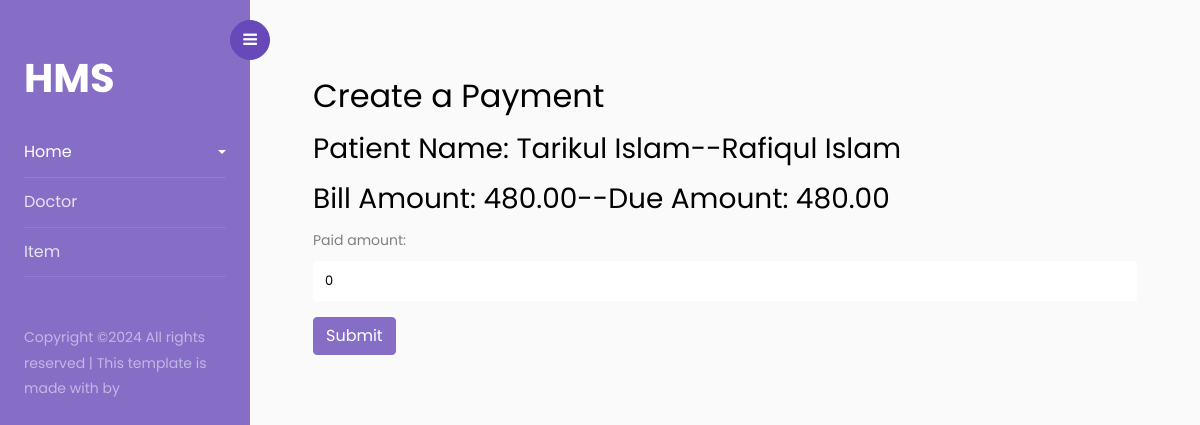
Before: /bill-payement/22/ (signed in) with the older database file.
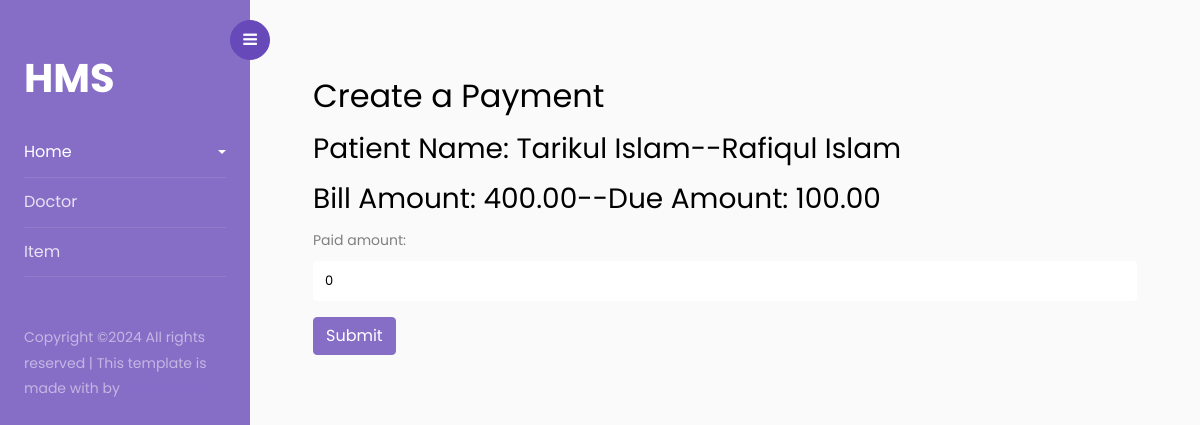
After: the same page with the newer database file.
### bnh/models.py (models this page shows, shortened)
class Bill(models.Model):
    id = models.AutoField(primary_key=True)
    patient = models.ForeignKey(Patient, on_delete=models.CASCADE)
    charges = models.DecimalField(default=0, decimal_places=2, max_digits=70)
    serv_charge = models.IntegerField(default=0, verbose_name='Service Charge 20%', blank=True, null=True)
    discounted_by = models.CharField(max_length=200, blank=True, null=True)
    note = models.CharField(max_length=200, blank=True, null=True)
    discount = models.IntegerField(default=0)
    vat = models.IntegerField(default=0, verbose_name='VAT %')
    date_create = models.DateTimeField(auto_now_add=True)
    paid = models.IntegerField(default=0, verbose_name='Paid Amount')
    def calculate_amount(self):
        total_charges = round(self.charges,2)
        return round(total_charges, 2)  # Round to two decimal places
    def grand_total(self):
        return self.calculate_amount()+self.serv_charge-self.discount
    def due_amount(self):
        return self.grand_total()-self.paid

class Patient(models.Model):
    patient_type = models.CharField(max_length=50, choices=admit_type)
    name = models.CharField(max_length=120)
    father = models.CharField(max_length=120)
    mother = models.CharField(max_length=120, blank=True, null=True)
    gender = models.CharField(max_length=50, choices=gender_ch)
    address = models.CharField(max_length=250)
    ref_by = models.CharField(max_length=120, blank=True, null=True)
    doctor = models.ForeignKey(Doctor, on_delete=models.SET_NULL, null=True, blank=True)
    age =  models.IntegerField(default=0)
    mobile = models.CharField(max_length=50)
    bed_no = models.CharField(max_length=50, blank=True, null=True)
    cabin = models.CharField(max_length=50, blank=True, null=True)
    b_group = models.CharField(max_length=50, choices=b_group, blank=True, null=True)
    times_of_visit = models.IntegerField(default=0)
    admit_time = models.DateTimeField(auto_now=True)

### bnh/views.py (the view, shortened to what this page needs)
# urls.py: path('bill-payement/<pk>/', bill_payment, name='bill-payment'),
@login_required
def bill_payment(request, pk):
    bill = get_object_or_404(Bill, id=pk)
    context = {
        'form': BillPaymentForm(),
        'bill':bill
    }
    return render(request, 'partials/bill_payment.html', context)

### bnh/forms.py
class BillPaymentForm(forms.ModelForm):
    class Meta:
        model = BillPayment
        fields = ['paid_amount']
        widgets = {
            'paid_amount': forms.NumberInput(attrs={'class': 'form-control'}),
        }

### bnh/templates/partials/bill_payment.html (shortened to what this page needs)
{% extends "base.html" %}
{% block content %}
<div class="container mt-4">
    <h2>Create a Payment</h2>
    <h3>Patient Name: {{bill.patient.name}}--{{bill.patient.father}}</h3>
    <h3>Bill Amount: {{bill.grand_total}}--Due Amount: {{bill.due_amount}}</h3>
    <form method="post">
        {{ form.as_p }}
        <button type="submit" class="btn btn-primary">Submit</button>
    </form>
</div>
{% endblock content %}

Changed rows visible on the page:
changed Bill "Tarikul Islam": grand_total "480.00" → "400.00"; due_amount "480.00" → "100.00"
